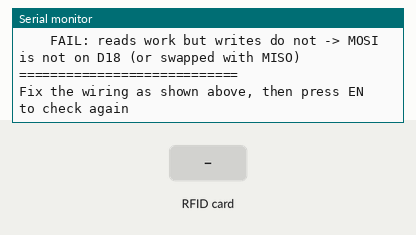
This sketch was run on a simulated ESP32. Shown: the last lines printed to the serial monitor. The test bench sets the inputs (shaded band).

Above: at 2.0 s.
2.1 s: RFID card 55 AA 00 FF held to the reader
At 2.9 s:
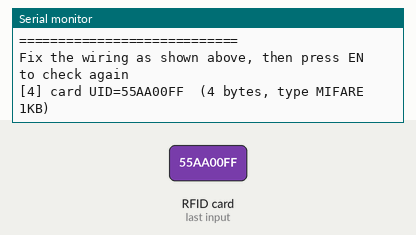
3.6 s: RFID card 5E 7A 19 C4 held to the reader
At 4.4 s:
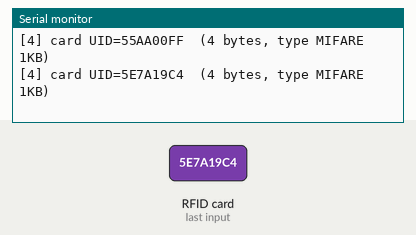
Timing chart, 0 to 6.6 s (numbered marks = the images above; inputs shaded):
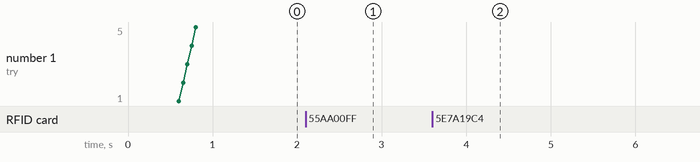

The sketch:

rfid_check.ino
```cpp
// rfid_check.ino - checks the RFID-RC522 reader step by step and says which wire to fix
// Uses the same pins as miniproject.ino. Open Serial Monitor at 115200, then press EN to see it from the start
#include <SPI.h>
#include <MFRC522.h>

#define SS_PIN 21       // SDA / SS of the RC522
#define RST_PIN 16      // RST of the RC522 (the RX2 pin on the board)
#define SCK_PIN 19
#define MISO_PIN 5
#define MOSI_PIN 18

MFRC522 rfid(SS_PIN, RST_PIN);

bool versionOk(byte v)
{
  return v == 0x88 || v == 0x90 || v == 0x91 || v == 0x92 || v == 0x12 || v == 0xB2;
}

// Step 1: read the chip version (tests SCK, MISO, SDA and power)
bool checkVersion()
{
  Serial.println("[1] Read VersionReg 5 times");
  int good = 0;
  byte last = 0;
  for (int i = 0; i < 5; i++) {
    last = rfid.PCD_ReadRegister(MFRC522::VersionReg);
    Serial.printf("    try %d: 0x%02X\n", i + 1, last);
    if (versionOk(last)) good++;
    delay(50);
  }
  if (good == 5) {
    Serial.println("    PASS: the chip gave a valid version every time");
    return true;
  }
  if (good > 0) {
    Serial.println("    FAIL: sometimes right, sometimes wrong -> loose wire / bad solder joint / wires too long");
  } else if (last == 0x00) {
    Serial.println("    FAIL: got 0x00 -> MISO is not on D5, SDA is not on D21, or the reader has no 3.3V / GND");
  } else if (last == 0xFF) {
    Serial.println("    FAIL: got 0xFF -> MISO is floating (not connected / wrong pin) or RST is not on D16 (RX2)");
  } else {
    Serial.println("    FAIL: odd value -> SCK/MOSI/MISO swapped, or a clone chip the library does not know");
  }
  return false;
}

// Step 2: write a register and read it back (tests MOSI - step 1 can pass with MOSI wrong)
bool checkWriteRead()
{
  Serial.println("[2] Write and read back a register (ModWidthReg)");
  byte original = rfid.PCD_ReadRegister(MFRC522::ModWidthReg);
  const byte patterns[] = {0x55, 0xAA, 0x00, 0xFF};
  bool ok = true;
  for (byte p : patterns) {
    rfid.PCD_WriteRegister(MFRC522::ModWidthReg, p);
    byte got = rfid.PCD_ReadRegister(MFRC522::ModWidthReg);
    Serial.printf("    wrote 0x%02X read 0x%02X %s\n", p, got, got == p ? "ok" : "WRONG");
    if (got != p) ok = false;
  }
  rfid.PCD_WriteRegister(MFRC522::ModWidthReg, original);
  Serial.println(ok ? "    PASS: data reaches the chip"
                    : "    FAIL: reads work but writes do not -> MOSI is not on D18 (or swapped with MISO)");
  return ok;
}

// Step 3: the chip's own self test (tests the circuit inside the module)
bool checkSelfTest()
{
  Serial.println("[3] Chip self test");
  bool ok = rfid.PCD_PerformSelfTest();
  rfid.PCD_Init();   // the self test leaves the chip reset, so init it again
  Serial.println(ok ? "    PASS"
                    : "    FAIL (some clone modules fail this but still read cards: if steps 1-2 passed, just try a card)");
  return ok;
}

void setup()
{
  Serial.begin(115200);
  delay(500);
  Serial.println();
  Serial.println("===== RFID-RC522 CHECK =====");
  Serial.printf("Pins: SDA=D%d SCK=D%d MOSI=D%d MISO=D%d RST=D%d\n", SS_PIN, SCK_PIN, MOSI_PIN, MISO_PIN, RST_PIN);

  SPI.begin(SCK_PIN, MISO_PIN, MOSI_PIN, SS_PIN);
  rfid.PCD_Init();
  delay(50);

  bool v = checkVersion();
  bool w = v && checkWriteRead();
  if (w) checkSelfTest();

  Serial.println("============================");
  if (w) {
    Serial.println("Wiring is OK -> tap a card on the reader");
  } else {
    Serial.println("Fix the wiring as shown above, then press EN to check again");
  }
}

void loop()
{
  // Step 4: tap a card - prints everything that is read, including bad reads
  if (!rfid.PICC_IsNewCardPresent()) return;

  if (!rfid.PICC_ReadCardSerial()) {
    Serial.println("[4] card seen but not read -> hold the card still, flat on the reader");
    delay(300);
    return;
  }

  if (rfid.uid.size == 0) {
    Serial.println("[4] empty UID (size 0) -> noise, not a real card");
  } else {
    String uid = "";
    for (byte i = 0; i < rfid.uid.size; i++) {
      uid += String(rfid.uid.uidByte[i] < 0x10 ? "0" : "");
      uid += String(rfid.uid.uidByte[i], HEX);
    }
    uid.toUpperCase();
    MFRC522::PICC_Type type = rfid.PICC_GetType(rfid.uid.sak);
    Serial.printf("[4] card UID=%s  (%d bytes, type %s)\n", uid.c_str(), rfid.uid.size,
                  rfid.PICC_GetTypeName(type));
  }

  rfid.PICC_HaltA();
  rfid.PCD_StopCrypto1();
  delay(300);
}
```

Measured:
- after the input at 2.1 s, the serial monitor: prints a new line at once (image 1)
- after the input at 3.6 s, the serial monitor: prints a new line at once (image 2)
